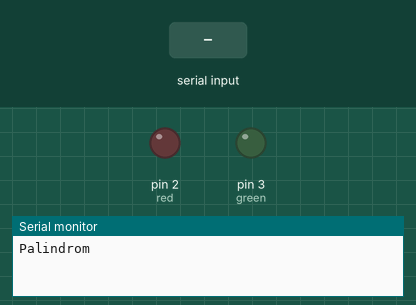
The sketch below on a simulated Arduino Uno, built with avr-gcc and run on an emulated ATmega328P. On the bench: output pins drawn as LEDs (lit = HIGH), the last lines printed to the serial monitor. Dashed ring = blinking. Inputs (shaded band) come from the test bench.

Above: at 2.7 s.
2.8 s: byte 10 ('\n') received over Serial
At 3.1 s:
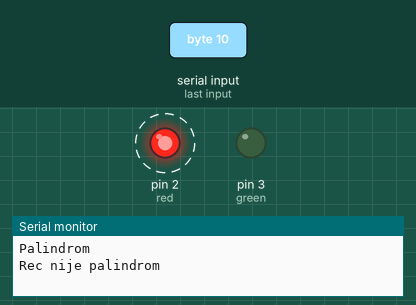
5.8 s: "1\n" received over Serial
At 8.2 s:
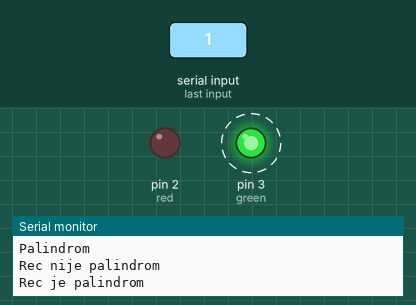
Timing chart, 0 to 14.8 s (numbered marks = the images above; inputs shaded):
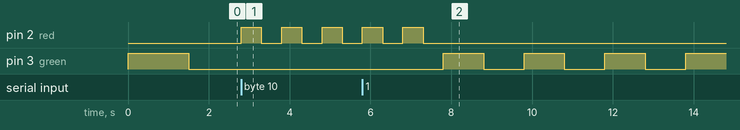

The sketch:

B11.ino
```cpp
int i = 0, k = 0, j = 0;
char string[256];
char string2[256];
bool back = false;
bool palindrom = false;

int green = 3;
int red = 2;

float freqGreen = 0.5;
float freqRed = 1;

void reset() {
  for (i; i >= 0; i--) {
    string[i] = string2[i] = NULL;
  }

  palindrom = false;
  back = false;
  i = 0;
}

void setup() {
  Serial.begin(9600);
  pinMode(green, OUTPUT);
  pinMode(red, OUTPUT);


  Serial.println("Palindrom");
  digitalWrite(green, HIGH);
  delay(1500);
  digitalWrite(green, LOW);
}

void loop() {
  while (Serial.available()) {
    char ch = Serial.read();
    if (ch == '\n')
    {
      back = true;
    }
    else
    {
      string[i] = ch;
      i++;
    }
  }

  if (back) {
    string[i] = '\0';

    k = 0;

    for (j = 0; j < i; j++) {
      while (string[j] == ' ') j++;
      if (string[j] < 91 && string[j] > 64) string[j] = string[j] + 32;
      string2[k] = string[j];
      k++;
    }

    int temp = k - 1;

    for (k = k - 1; k >= 0; k--) {

      palindrom = true;
      if (!(string2[k] == string2[temp - k])) {
        palindrom = false;
        break;
      }
    }

    if (palindrom) {
      Serial.println("Rec je palindrom");
      for (k = 0; k  < 5; k++) {
        digitalWrite(green, HIGH);
        delay(1 / freqGreen / 2 * 1000);
        digitalWrite(green, LOW);
        delay(1 / freqGreen / 2 * 1000);
      }
    }
    else {
      Serial.println("Rec nije palindrom");
      for (k = 0; k  < 5; k++) {
        digitalWrite(red, HIGH);
        delay(1 / freqRed / 2 * 1000);
        digitalWrite(red, LOW);
        delay(1 / freqRed / 2 * 1000);
      }
    }

    reset();
  }
}
```

Measured:
- after the input at 2.8 s, pin 2 (red): alternates HIGH for 0.50 s and LOW for 0.50 s, starting at once
- after the input at 5.8 s, pin 3 (green): alternates HIGH for 1.0 s and LOW for 1.0 s, starting after 2.0 s
